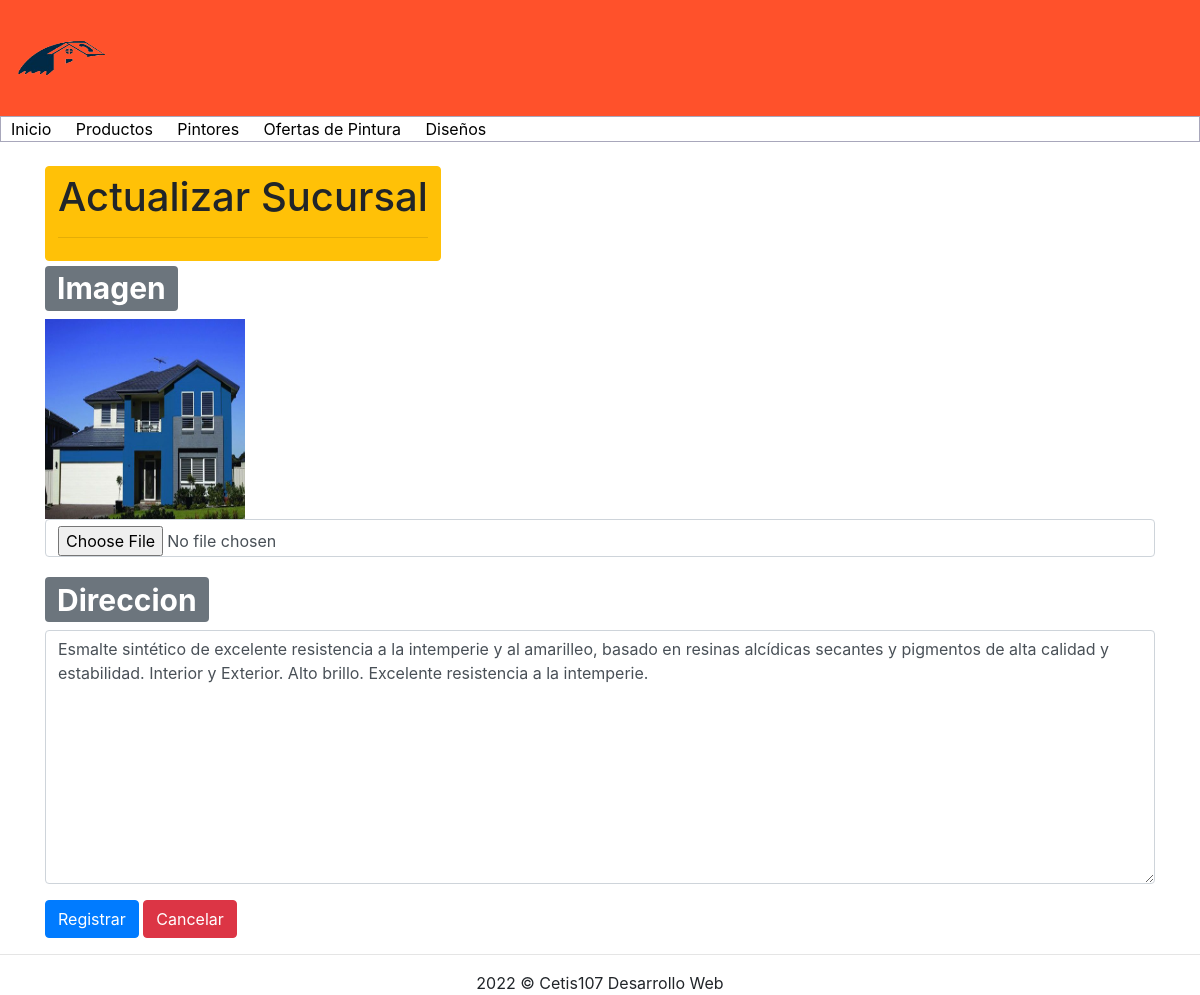
Screenshot of /PaintHouse/actualizar_sucursales.php?id=1 with the database file from the repository.
### tables this page shows
CREATE TABLE `sucursal` (
  `Sucursal_id` int(11) NOT NULL,
  `nombre` varchar(500) DEFAULT NULL,
  `direccion` varchar(500) DEFAULT NULL,
  `url` varchar(500) DEFAULT NULL
);

### PaintHouse/actualizar_sucursales.php (the view, shortened to what this page needs)
<!DOCTYPE html>
<html lang="en">
<head>
    <link rel="stylesheet" href="css/bootstrap.css">
    <link rel="stylesheet" href="Documento.css">
</head>
<body>
    <?php
        include 'conexion.php';
        $Sucursal_id= $_GET["id"];
        $sql = "SELECT * FROM sucursal WHERE Sucursal_id=" . $Sucursal_id;
        $resultado = $conexion->query($sql);
        $registro = $resultado->fetch_assoc();
    ?>
    <?php include 'menu.php'; ?>
    <br>
    <div class="container">
        <div class="row">
            <div class="col-12">
            <button type="button" class="btn btn-warning"><h1>Actualizar Sucursal</h1><hr></button>
                <form method="post" action="editar_sucursal.php" enctype="multipart/form-data">
                    <div class="form-group">
                    <h1><span class="badge badge-secondary">Imagen</span></h1>
                    <img src= "<?php echo $registro['url']; ?>" alt="" width="200" height="200" value="<?php echo $registro['url']; ?>">
                        <input type="file" class="form-control" name="imagen" placeholder="Teclea el nombre">
                    </div>
                    <div class="form-group">
                    <h1><span class="badge badge-secondary">Direccion</span></h1>
                        <textarea name="direccion" id="" cols="30" rows="10" class="form-control"><?php echo $registro["direccion"] ?>
                        </textarea>
                    </div>
                        <input type="submit" class="btn btn-primary" value="Registrar">
                        <a href="consultarDatos.php" class="btn btn-danger">Cancelar</a>
                    </div>
            </div>
        </div>
    <footer class="text-center">
        <hr>
        2022 &copy; Cetis107 Desarrollo Web
    </footer>
</body>
</html>

### rows the page displays
sucursal: url (picture), direccion "Esmalte sintético de excelente resistencia a la intemperie y al amarilleo, basado en resinas alcídicas secantes y pigmentos de alta calidad y estabilidad. Interior y Exterior. Alto brillo. Excelente resistencia a la intemperie."
